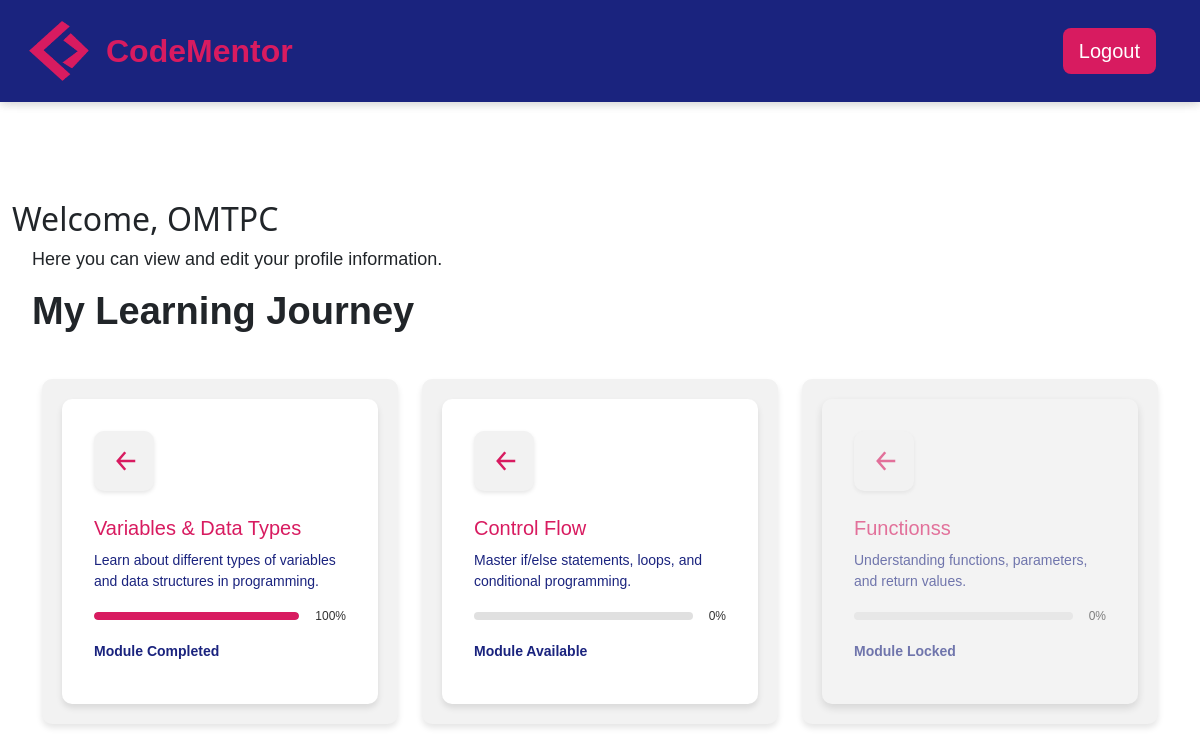
The page /dashboard (signed in) on the database its author committed.
### app.py (models this page shows, shortened)
class User(UserMixin,db.Model):
    userid = db.Column(db.Integer, primary_key=True)
    username = db.Column(db.String(120), unique=True, nullable=False)
    email = db.Column(db.String(120), unique=True, nullable=False)
    password_hash = db.Column(db.String(250), nullable=False)  # Store hashed password
    registered_at = db.Column(db.DateTime, default=func.now)
    module_progress = db.relationship('UserModuleProgress', backref='user', lazy=True)
    exercise_progress = db.relationship('UserExerciseProgress', backref='user', lazy=True)

class Module(db.Model):
    moduleid = db.Column(db.Integer, primary_key=True)
    title = db.Column(db.String(100), nullable=False)
    description = db.Column(db.Text, nullable=False)
    status = db.Column(db.Enum('locked', 'available', 'completed', name='module_status'), default='locked')
    intro = db.Column(db.Text, nullable=True)
    exercises = db.relationship('Exercise', backref='module', lazy=True)
    user_progress = db.relationship('UserModuleProgress', backref='module', lazy=True)

### app.py (the view)
@app.route("/dashboard")
@login_required
def dashboard():
    user_modules = []
    modules = Module.query.all()
    for module in modules:
        user_module_progress = UserModuleProgress.query.filter_by(userid=current_user.userid, moduleid=module.moduleid).first()
        if user_module_progress:
            exercises = Exercise.query.filter_by(moduleid=module.moduleid).all()
            completed_exercises = 0
            for exercise in exercises:
                user_exercise_progress = UserExerciseProgress.query.filter_by(userid=current_user.userid, exerciseid=exercise.exerciseid).first()
                if user_exercise_progress and user_exercise_progress.status == 'completed':
                    completed_exercises += 1
            progress = int((completed_exercises / len(exercises)) * 100) if exercises else 0
            if module.moduleid > 1:  # The second module and beyond
                previous_module_progress = UserModuleProgress.query.filter_by(userid=current_user.userid, moduleid=module.moduleid - 1).first()
                if previous_module_progress and previous_module_progress.status == 'completed':
                    module_status = 'available'  # Next module becomes available after completing the previous one
                else:
                    module_status = 'locked'  # If previous module is not completed, lock the current module
            else:
                module_status = user_module_progress.status  # For the first module, use the user's current status
            user_modules.append({
                'module': module,
                'status': module_status,
                'progress': progress
            })
        else:
            user_modules.append({
                'module': module,
                'status': 'locked',
                'progress': 0
            })
    return render_template("dashboard.html", user_modules=user_modules)

### app.py (called while the page is built)
@login_manager.user_loader
def load_user(userid):
    return User.query.get(int(userid))

### templates/dashboard.html (shortened to what this page needs)
{% extends 'base.html' %}
{% block content %}
<h2>Welcome, {{ current_user.username }} </h2>
<p>Here you can view and edit your profile information.</p>
<section class="learning-choice">
    <div class="intro">
        <h1>My Learning Journey</h1>
    </div>
    <div class="container mt-4">
        <div class="row">
            {% for user_module in user_modules %}
            <div class="col-md-6 col-lg-4 mb-4">
                <div class="learning-boxe">
                    <div class="module
                        {% if user_module.status == 'locked' %}locked-module{% endif %}
                        {% if user_module.status == 'available' %}available-module{% endif %}
                        {% if user_module.status == 'completed' %}completed-module{% endif %}">
                        {% if user_module.status == 'locked' %}
                            <div class="icon-box" style="cursor: not-allowed;">
                                <svg viewBox="0 0 24 24" fill="none" stroke="currentColor" stroke-width="2">
                                    <path d="M13 5L7 12L13 19M7 12H21" />
                                </svg>
                            </div>
                            <h2>{{ user_module.module.title }}</h2>
                            <p>{{ user_module.module.description }}</p>
                            <div class="progress-wrapper">
                                <div class="progress-bar" data-progress="{{ user_module.progress }}%">
                                </div>
                                <span class="progress-text">{{ user_module.progress }}%</span>
                            </div>
                            <p><strong>Module Locked</strong></p>
                        {% elif user_module.status == 'available' %}
                            <div class="icon-box" onclick="window.location.href='{{ url_for('module_intro', module_id=user_module.module.moduleid) }}';" style="cursor: pointer;">
                                <svg viewBox="0 0 24 24" fill="none" stroke="currentColor" stroke-width="2">
                                    <path d="M13 5L7 12L13 19M7 12H21" />
                                </svg>
                            </div>
                            <h2>{{ user_module.module.title }}</h2>
                            <p>{{ user_module.module.description }}</p>
                            <div class="progress-wrapper">
                                <div class="progress-bar" data-progress="{{ user_module.progress }}%">
                                </div>
                                <span class="progress-text">{{ user_module.progress }}%</span>
                            </div>
                            <p><strong>Module Available</strong></p>
                        {% elif user_module.status == 'completed' %}
                            <div class="icon-box" onclick="window.location.href='{{ url_for('module_intro', module_id=user_module.module.moduleid) }}';" style="cursor: pointer;">
                                <svg viewBox="0 0 24 24" fill="none" stroke="currentColor" stroke-width="2">
                                    <path d="M13 5L7 12L13 19M7 12H21" />
                                </svg>
                            </div>
                            <h2>{{ user_module.module.title }}</h2>
                            <p>{{ user_module.module.description }}</p>
                            <div class="progress-wrapper">
                                <div class="progress-bar" data-progress="100%">
                                    <div class="progress" style="width: 100%;"></div>
                                </div>
                                <span class="progress-text">100%</span>
                            </div>
                            <p><strong>Module Completed</strong></p>
                        {% endif %}
                    </div>
                </div>
            </div>
            {% endfor %}
        </div>
    </div>
</section>
{% endblock %}

### static/css/styles.css (style rules this page uses)
body, html { margin: 0; padding: 0; height: 100%; }
body { display: flex; flex-direction: column; height: 100%; }
h1 { font-weight: bold; font-size: 38px; font-family: Verdana, Geneva, Tahoma, sans-serif; margin-left: 20px; }
p { font-size: 18px; font-family: Verdana, Geneva, Tahoma, sans-serif; margin-left: 20px; }
body, html { height: 100%; margin: 0; display: flex; flex-direction: column; }
.module { background: white; padding: 2rem; border-radius: 10px; box-shadow: 0 4px 6px rgba(0, 0, 0, 0.1); transition: transform 0.3s ease; }
.progress-wrapper { display: flex; align-items: center; margin-bottom: 1rem; }
.progress-bar { flex-grow: 1; height: 10px; background: #e0e0e0; border-radius: 5px; margin-right: 1rem; overflow: hidden; }
.module svg { width: 48px; height: 48px; margin-bottom: 1rem; }
.learning-boxe { background-color: #f2f2f2; border-radius: 10px; box-shadow: 0 4px 6px rgba(0, 0, 0, 0.1); padding: 20px; text-align: left; max-width: 400px; margin: 20px auto; font-family: 'Verdana', Geneva, Tahoma, sans-serif; color: #333; display: flex; gap: 20px; flex-wrap: wrap; }
.learning-boxe .module h2 { font-size: 20px; margin: 10px 0; color: #D81B60; }
.learning-boxe .module p { font-size: 14px; color: #1a237e; margin: 10px 0; }
.learning-boxe .progress-wrapper { display: flex; align-items: center; justify-content: space-between; margin-top: 15px; }
.learning-boxe .progress-bar { position: relative; background-color: #e0e0e0; border-radius: 20px; overflow: hidden; width: 70%; height: 8px; }
.learning-boxe .progress-bar .progress { background-color: #D81B60; height: 100%; width: 20%; transition: width 0.3s ease; }
.learning-boxe .progress-text { font-size: 12px; color: #333; }
.learning-boxe svg { margin: 10px auto; width: 40px; height: 40px; stroke: #D81B60; display: block; }
.icon-box { background-color: #f2f2f2; border-radius: 10px; padding: 15px; display: inline-flex; justify-content: center; align-items: center; box-shadow: 0 2px 4px rgba(0, 0, 0, 0.1); margin: 0 auto 15px; width: 60px; height: 60px; }
.icon-box svg { width: 30px; height: 30px; stroke: #D81B60; }
.locked-module { box-shadow: 0 4px 8px rgba(0, 0, 0, 0.2); opacity: 0.6; pointer-events: none; background-color: #f5f5f5; }
.locked-module .icon-box { cursor: not-allowed; }

### rows shown on the page
User: username "OMTPC"
Module: module "Variables & Data Types", module.description "Learn about different types of variables and data structures in programming."
Module: module "Control Flow", module.description "Master if/else statements, loops, and conditional programming."
Module: module "Functionss", module.description "Understanding functions, parameters, and return values."

### other values the page prints
{{ user_module.progress }} "0"
